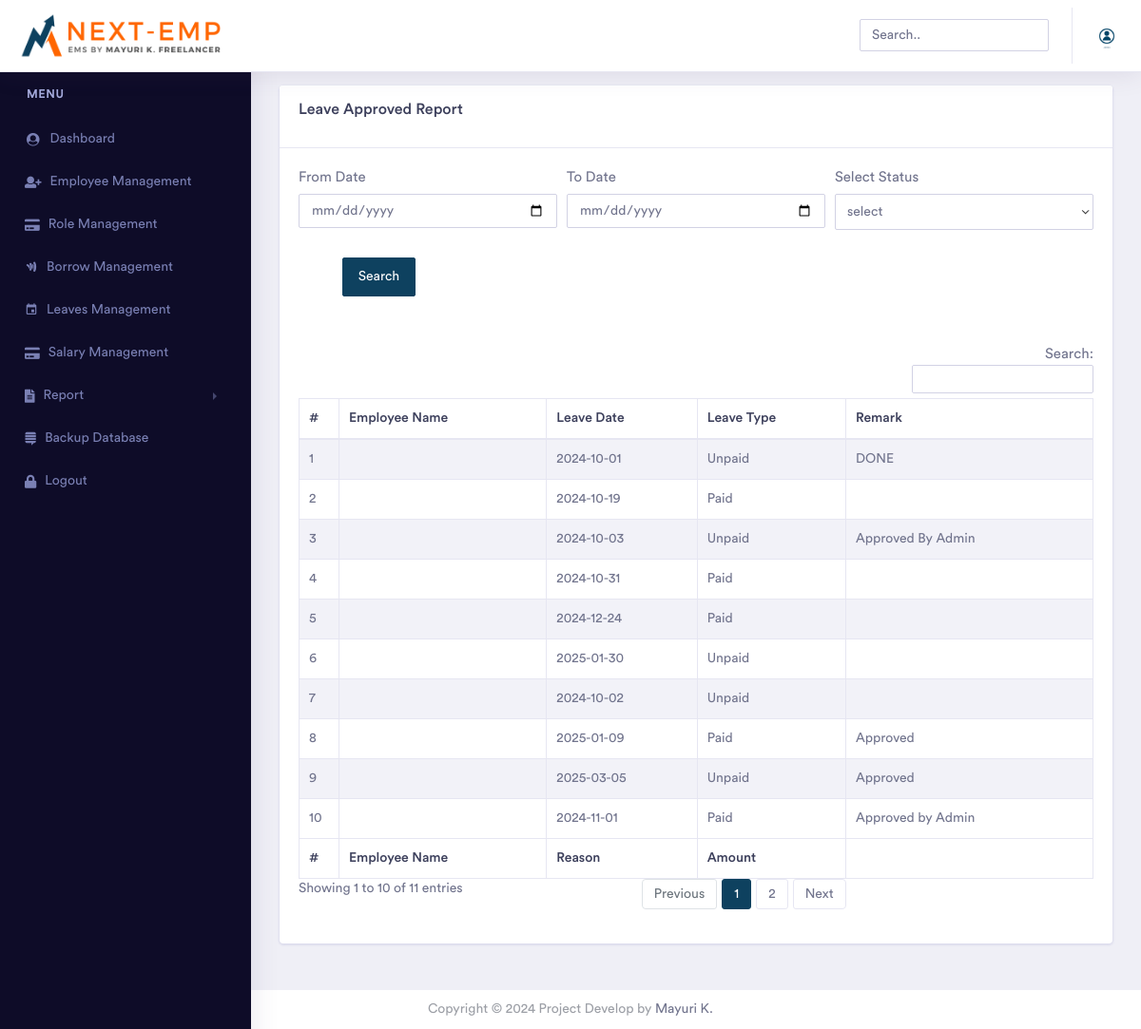
/admin/app_report.php (signed in), run on the app's committed database.
### tables this page shows
CREATE TABLE `manage_website` (
  `id` int(11) NOT NULL,
  `title` varchar(600) NOT NULL,
  `short_title` varchar(600) NOT NULL,
  `logo` text NOT NULL,
  `footer` text NOT NULL,
  `currency_code` varchar(600) NOT NULL,
  `currency_symbol` varchar(600) NOT NULL,
  `login_logo` text NOT NULL,
  `invoice_logo` text NOT NULL,
  `background_login_image` text NOT NULL,
  `status` int(11) NOT NULL
);

CREATE TABLE `leaves` (
  `id` int(11) NOT NULL,
  `user` varchar(200) NOT NULL,
  `month` varchar(150) NOT NULL,
  `year` varchar(150) NOT NULL,
  `date` date NOT NULL,
  `type` int(11) NOT NULL COMMENT '1=paid 2=unpaid',
  `total` int(50) NOT NULL,
  `status` int(11) NOT NULL,
  `remark` varchar(500) NOT NULL,
  `delete_status` tinyint(4) NOT NULL
);

### admin/app_report.php (the view, shortened to what this page needs)
<?php include('include/head.php'); ?>
<?php include('include/header.php'); ?>
<?php include('include/sidebar.php'); ?>
<div class="dashboard-wrapper">
    <div class="container-fluid  dashboard-content">
        <div class="row">
            <div class="col-xl-12 col-lg-12 col-md-12 col-sm-12 col-12">
                <div class="card">
                    <div class="card-header">
                        <h4>Leave Approved Report </h4>
                    </div>
                    <div class="card-body">
                        <form class="form-horizontal" action="" method="post" enctype="multipart/form-data">
                            <div class="form-row">
                                <div class="col-xl-4 col-lg-4 col-md-12 col-sm-12 col-12 mb-2">
                                    <label for="validationCustom03">From Date</label>
                                    <input type="date" class="form-control " name="fromdate" required value="<?php $_POST['fromdate']; ?> ?>">
                                </div>
                                <div class="col-xl-4 col-lg-4 col-md-12 col-sm-12 col-12 mb-2">
                                    <label for="validationCustom01">To Date</label>
                                    <input type="date" class="form-control " name="todate" required value="<?php echo $todate; ?>">
                                </div>
                             <div class="col-xl-4 col-lg-4 col-md-12 col-sm-12 col-12 mb-2">
                                    <label for="validationCustom01">Select Status</label>
                                    <select name="emp" class="form-control ">
                                        <option>select</option>
                    </select>
                                </div>
                                <center>
                                    <div class="col-xl-4 col-lg-4 col-md-12 col-sm-12 col-12 mb-2">
                                        <div class="input-group">
                                            <button class="btn btn-primary" type="submit" name="search">Search</button>
                                        </div>
                                    </div>
                            </div>
                        </form>
                        <br />
                        <br />
                        <div class="table-responsive">
                            <table id="example" class="table table-striped table-bordered second" style="width:100%">
                                <thead>
                                    <tr>
                                        <th>#</th>
                                        <th>Employee Name</th>
                                           <th>Leave Date</th>
                                              <th>Leave Type</th>
                                         <th>Remark</th>
                                    </tr>
                                </thead>
                                <tbody>
                                    <?php
                                    if (isset($_POST['search'])) {
                                        $fromdate = $_POST['fromdate'];
                                        $todate = $_POST['todate'];
                                        $sql = "SELECT * FROM leaves WHERE delete_status='0' AND status=? AND date between ? and ?";
                                         $statement = $conn->prepare($sql);
                                    $statement->execute([$_POST['emp'],$fromdate,$todate]);
                                    } else {
                                        $sql = "SELECT * FROM leaves WHERE delete_status='0'  ";
                                         $statement = $conn->prepare($sql);
                                    $statement->execute();
                                    }
                                    ?>
                                    <?php
$i=1;
                                    $rec=$statement->fetchAll();
                                   foreach($rec as $key)
                                   {
                                    ?>
                                     <tr>
                                         <td><?php echo $i;?></td>
                                        <td><?php
                                    $stmt2 = $conn->prepare("SELECT * FROM `admin` WHERE id=? AND delete_status='0'");
                                    $stmt2->execute([$key['user']]);
                                    $record2 = $stmt2->fetch();
                                      echo $record2['fname'] . ' ' . $record2['lname']; ?></td>
                                                    <td><?php echo $key['date'];?></td>
                                                     <td><?php if($key['type']=='1'){echo "Paid";}elseif($key['type']=='2'){echo 'Unpaid';}?></td>
                                        <td><?php echo $key['remark'];?></td>
                                     </tr>
                                    <?php $i++;} ?>
                                </tbody>
                                <tfoot>
                                    <tr>
                                         <th>#</th>
                                        <th>Employee Name</th>
                                         <th>Reason</th>
                                          <th>Amount</th>
                                    </tr>
                                </tfoot>
                            </table>
                        </div>
                    </div>
                </div>
            </div>
        </div>
    </div>
    <?php include('include/footer.php'); ?>
</body>
</html>

### admin/include/head.php (shortened to what this page needs)
<!doctype html>
<html lang="en">
<head>
    <link rel="stylesheet" href="assets/vendor/bootstrap/css/bootstrap.min.css">
    <link href="assets/vendor/fonts/circular-std/style.css" rel="stylesheet">
    <link rel="stylesheet" href="assets/libs/css/style.css">
    <link rel="stylesheet" href="assets/vendor/fonts/fontawesome/css/fontawesome-all.css">
    <link rel="stylesheet" href="assets/vendor/charts/chartist-bundle/chartist.css">
    <link rel="stylesheet" href="assets/vendor/charts/morris-bundle/morris.css">
    <link rel="stylesheet" href="assets/vendor/fonts/material-design-iconic-font/css/materialdesignicons.min.css">
    <link rel="stylesheet" href="assets/vendor/charts/c3charts/c3.css">
    <link rel="stylesheet" href="assets/vendor/fonts/flag-icon-css/flag-icon.min.css">
    <link href="https://cdn.jsdelivr.net/npm/select2@4.1.0-rc.0/dist/css/select2.min.css" rel="stylesheet" />
</head>

### admin/include/header.php (shortened to what this page needs)
<?php
require_once('../assets/constants/fetch-my-info.php');
?>
<?php
$stmt = $conn->prepare("SELECT * FROM admin WHERE id='".$_SESSION['id']."'");
$stmt->execute();
$result = $stmt->fetch(PDO::FETCH_ASSOC);
 $sql = "SELECT * FROM manage_website where status='0'";
  $statement = $conn->prepare($sql);
                                                 $statement->execute();
                                              $row = $statement->fetch(PDO::FETCH_ASSOC);
                                                                    extract($row);?>
<body>
    <div class="dashboard-main-wrapper">
        <div class="dashboard-header">
            <nav class="navbar navbar-expand-lg bg-white fixed-top">
                <a class="navbar-brand" href="index.php">
                                <img class="img-fluid" src="../assets/uploadImage/Logo/<?php echo$login_logo; ?>" style="width:220px;height:auto;" alt="Theme-Logo" />
                            </a>
                <div class="collapse navbar-collapse " id="navbarSupportedContent">
                    <ul class="navbar-nav ml-auto navbar-right-top ">
                        <li class="nav-item">
                            <div id="custom-search" class="top-search-bar">
                                <input class="form-control" type="text" placeholder="Search..">
                            </div>
                        </li>
                         <li class="nav-item dropdown nav-user">
                            <a class="nav-link nav-user-img" href="profile.php" id="navbarDropdownMenuLink2" data-toggle="dropdown" aria-haspopup="true" aria-expanded="false"><img src="../assets/uploadImage/Profile/<?=$result['image']?>" alt="" class="user-avatar-md rounded-circle"></a>
                        </li>
   </ul>
                </div>
            </nav>
        </div>

### admin/include/sidebar.php (shortened to what this page needs)
<?php
   require_once('../assets/constants/fetch-my-info.php');
   $stmt = $conn->prepare("SELECT * FROM admin WHERE id='" . $_SESSION['id'] . "'");
   $stmt->execute();
   $admin = $stmt->fetch(PDO::FETCH_ASSOC);
   $current_page = basename($_SERVER['PHP_SELF']);
?>
<?php if ($admin['admin_user'] == '1') { ?>
<div class="nav-left-sidebar sidebar-dark">
   <div class="menu-list">
      <nav class="navbar navbar-expand-lg navbar-light">
         <div class="collapse navbar-collapse" id="navbarNav">
            <ul class="navbar-nav flex-column">
            <li class="nav-divider">Menu</li>
               <li class="nav-item <?php echo ($current_page == 'index.php') ? 'active' : ''; ?>">
                  <a class="nav-link" href="index.php"><i class="fa fa-fw fa-user-circle"></i>Dashboard <span class="badge badge-success">6</span></a>
               </li>
               <li class="nav-item <?php echo ($current_page == 'View_user.php') ? 'active' : ''; ?>">
                  <a class="nav-link" href="View_user.php"><i class="fa fa-user-plus"></i>Employee Management<span class="badge badge-success">6</span></a>
               </li>
               <li class="nav-item <?php echo ($current_page == 'View_Role.php') ? 'active' : ''; ?>">
                  <a class="nav-link" href="View_Role.php"><i class="fa fa-credit-card"></i>Role Management<span class="badge badge-success">6</span></a>
               </li>
               <li class="nav-item <?php echo ($current_page == 'view_borrow.php') ? 'active' : ''; ?>">
                  <a class="nav-link" href="view_borrow.php"><i class="mdi mdi-google-wallet"></i>Borrow Management<span class="badge badge-success">6</span></a>
               </li>
               <li class="nav-item <?php echo ($current_page == 'view_leaves.php') ? 'active' : ''; ?>">
                  <a class="nav-link" href="view_leaves.php"><i class="mdi mdi-calendar"></i>Leaves Management<span class="badge badge-success">6</span></a>
               </li>
               <li class="nav-item <?php echo ($current_page == 'view_salary.php') ? 'active' : ''; ?>">
                  <a class="nav-link" href="view_salary.php"><i class="fa fa-credit-card"></i>Salary Management<span class="badge badge-success">6</span></a>
               </li>
               <li class="nav-item">
                  <a class="nav-link" href="#" data-toggle="collapse" aria-expanded="false" data-target="#submenu-4" aria-controls="submenu-4"><i class="fas fa-file-alt"></i>Report</a>
               </li>
               <li class="nav-item">
                  <a class="nav-link" href="backup/backups.php"><i class="fab fa-stack-exchange"></i>Backup Database<span class="badge badge-success">6</span></a>
               </li>
               <li class="nav-item">
                  <a class="nav-link" href="../logout.php"><i class="fas fa-lock"></i>Logout<span class="badge badge-success">6</span></a>
               </li>
            </ul>
         </div>
      </nav>
   </div>
</div>
<?php } ?>

### admin/include/footer.php (shortened to what this page needs)
</body>
</html>

### data on the page
manage_website: login_logo (picture)
leaves: date "2024-10-01", type "Unpaid", remark "DONE"
leaves: date "2024-10-19", type "Paid"
leaves: date "2024-10-03", type "Unpaid", remark "Approved By Admin"
leaves: date "2024-10-31", type "Paid"
leaves: date "2024-12-24", type "Paid"
leaves: date "2025-01-30", type "Unpaid"
leaves: date "2024-10-02", type "Unpaid"
leaves: date "2025-01-09", type "Paid", remark "Approved"
leaves: date "2025-03-05", type "Unpaid", remark "Approved"
leaves: date "2024-11-01", type "Paid", remark "Approved by Admin"
